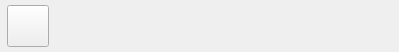
<?xml version="1.0" encoding="UTF-8"?>
<ui version="4.0">
 <class>person</class>
 <widget class="QWidget" name="person">
  <property name="geometry">
   <rect>
    <x>0</x>
    <y>0</y>
    <width>399</width>
    <height>52</height>
   </rect>
  </property>
  <property name="maximumSize">
   <size>
    <width>16777215</width>
    <height>52</height>
   </size>
  </property>
  <property name="windowTitle">
   <string>person</string>
  </property>
  <layout class="QHBoxLayout" name="horizontalLayout">
   <property name="spacing">
    <number>10</number>
   </property>
   <property name="leftMargin">
    <number>7</number>
   </property>
   <property name="topMargin">
    <number>5</number>
   </property>
   <property name="rightMargin">
    <number>5</number>
   </property>
   <property name="bottomMargin">
    <number>5</number>
   </property>
   <item>
    <widget class="QPushButton" name="btn_head">
     <property name="minimumSize">
      <size>
       <width>40</width>
       <height>42</height>
      </size>
     </property>
     <property name="maximumSize">
      <size>
       <width>42</width>
       <height>42</height>
      </size>
     </property>
     <property name="text">
      <string/>
     </property>
    </widget>
   </item>
   <item>
    <widget class="QWidget" name="widget" native="true">
     <layout class="QVBoxLayout" name="verticalLayout">
      <property name="spacing">
       <number>2</number>
      </property>
      <property name="leftMargin">
       <number>2</number>
      </property>
      <property name="topMargin">
       <number>2</number>
      </property>
      <property name="rightMargin">
       <number>2</number>
      </property>
      <property name="bottomMargin">
       <number>2</number>
      </property>
      <item>
       <widget class="QLabel" name="label_hisName">
        <property name="text">
         <string/>
        </property>
       </widget>
      </item>
      <item>
       <widget class="QLabel" name="label_signature">
        <property name="minimumSize">
         <size>
          <width>0</width>
          <height>0</height>
         </size>
        </property>
        <property name="maximumSize">
         <size>
          <width>16777215</width>
          <height>1000</height>
         </size>
        </property>
        <property name="text">
         <string/>
        </property>
       </widget>
      </item>
     </layout>
    </widget>
   </item>
  </layout>
 </widget>
 <layoutdefault spacing="6" margin="11"/>
 <resources/>
 <connections/>
</ui>
